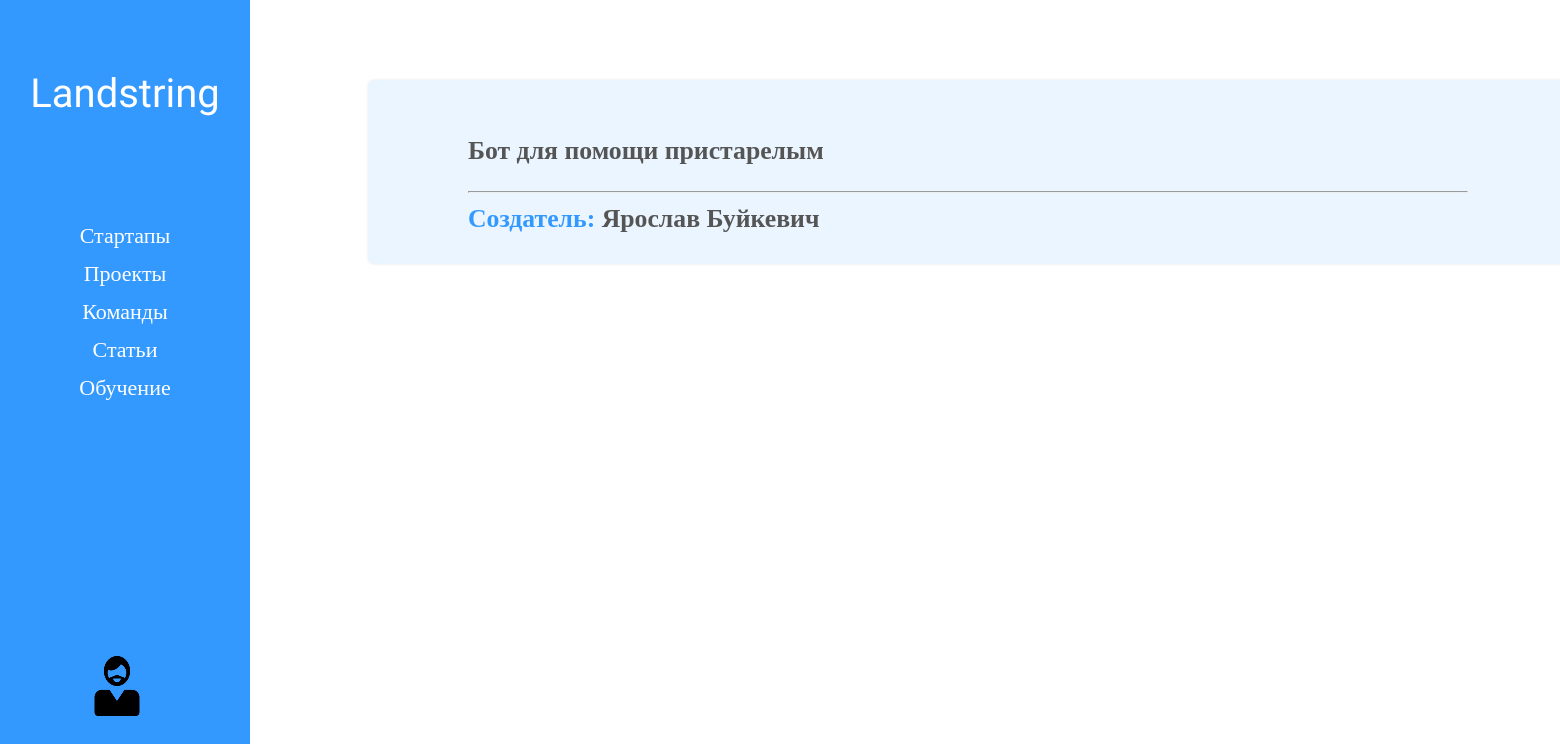
/startups/ (signed in), run on an earlier commit of the app's database.
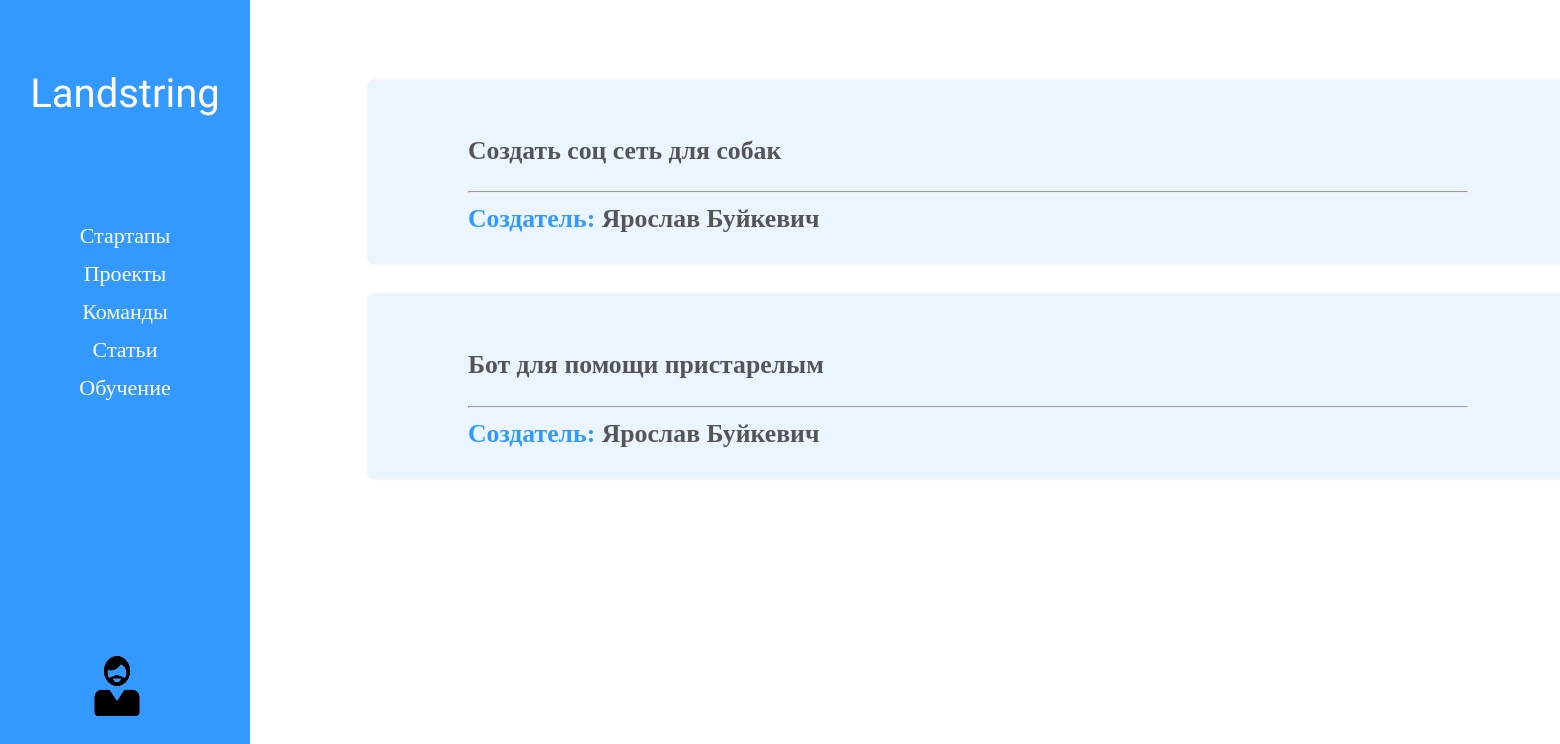
And on a later commit of the database.
### accounts/models.py (models this page shows, shortened)
class Ideas(models.Model):
    name = models.CharField(verbose_name="Наименование идеи", max_length=100)
    description = models.TextField(verbose_name="Описание идеи")
    creator = models.ForeignKey(
        settings.AUTH_USER_MODEL,
        on_delete=models.CASCADE,
    )
    class Meta:
        verbose_name = "идею"
        verbose_name_plural = "Идеи"

### accounts/views.py (the view)
# urls.py: path('startups/', views.startups, name="startups"),
@login_required(login_url='login')
def startups(request):
    ideas = Ideas.objects.all().order_by('-id')
    context = {'ideas': ideas}
    return render(request, 'accounts/startups.html', context)

### accounts/templates/accounts/startups.html
{% extends "accounts/base.html" %}
{% load static %}
{% block styles %}
<link rel="stylesheet" href="{% static 'accounts/css/ideas_list.css' %}">
{% endblock styles %}
{% block content %}
<div class="main">
    <div class="ideas_list">
        {% for idea in ideas %}
        <div class="idea">
            <a href="{{ idea.id }}" class="idea_title"><h3 class="idea_title">{{ idea.name }}</h3></a>
            <hr />
            <div class="creator">
                <h3 class="text">Создатель: </h3>
                <h3 class="name">{{ idea.creator.first_name}} {{ idea.creator.last_name }}</h3>
            </div>
        </div>
        {% endfor %}
    </div>
</div>
{% endblock content %}

### accounts/templates/accounts/base.html (shortened to what this page needs)
{% load static %}
<!DOCTYPE html>
<html lang="en">
<head>
    {% block styles %}
    {% endblock styles %}
    <link rel="stylesheet" href= "{% static 'accounts/css/style.css' %}">
</head>
<body>
    {% include "accounts/header.html" %}
    {% block content %}
    {% endblock %}
</body>
</html>

### accounts/templates/accounts/header.html (shortened to what this page needs)
{% load static %}
<div class="sidenav">
    <div class="logo">
        <a href="{% url 'home' %}">Landstring</a>
    </div>
    <nav>
        <div class="dropdown">
            <div class="dropbtn">Стартапы</div>
        </div>
        <div class="dropdown">
            <div class="dropbtn">Проекты</div>
        </div>
        <div class="dropdown">
            <div class="dropbtn">Команды</div>
        </div>
        <div class="dropdown">
            <div class="dropbtn">Статьи</div>
        </div>
        <a href="{% url 'learning' %}">Обучение</a>
    </nav>
    <div class="user">
        <a href="{% url 'account' %}"><img src="{% static 'accounts/img/user.png' %}" alt="Не удалось загрузить картинку"></a>
    </div>
</div>

### accounts/static/accounts/css/ideas_list.css (style rules this page uses)
.ideas_list { margin-left: 100px; margin-top: 80px; }
.idea { margin-top: 30px; width: 1000px; padding: 30px 100px; border-radius: 6px; background-color: rgb(51, 153, 255, 0.1); box-shadow: 0 0 3px rgb(0 0 0 / 10%); }
.idea_title { color: #555; }
.creator { display: inline; }
a.idea_title { text-decoration: none; }
.creator h3.text { color: rgb(51, 153, 255); display: inline; }
.creator h3.name { color: #555; display: inline; }

### accounts/static/accounts/css/style.css (style rules this page uses)
.sidenav { text-align: center; height: 100%; width: 250px; position: fixed; z-index: 1; top: 0; left: 0; background-color: #3399FF; overflow-x: hidden; padding-top: 20px; }
.logo { margin-top: 50px; }
.logo a { text-decoration: none; font-family: 'Poiret One', cursive; color: white; font-size: 40px; }
nav { margin-top: 100px; }
nav a, nav .dropdown .dropbtn { padding: 6px 8px 6px 0px; text-decoration: none; font-size: 22px; color: white; display: block; border: none; background: none; width:100%; text-align: center; cursor: pointer; outline: none; }
.main { margin-left: 250px; font-size: 22px; padding: 0px 10px; }
.user { position: fixed; left: 87px; bottom: 80px; }

What changed in the data, as far as the page shows it:
added Ideas: name "Создать соц сеть для собак", creator.first_name "Ярослав", creator.last_name "Буйкевич"
